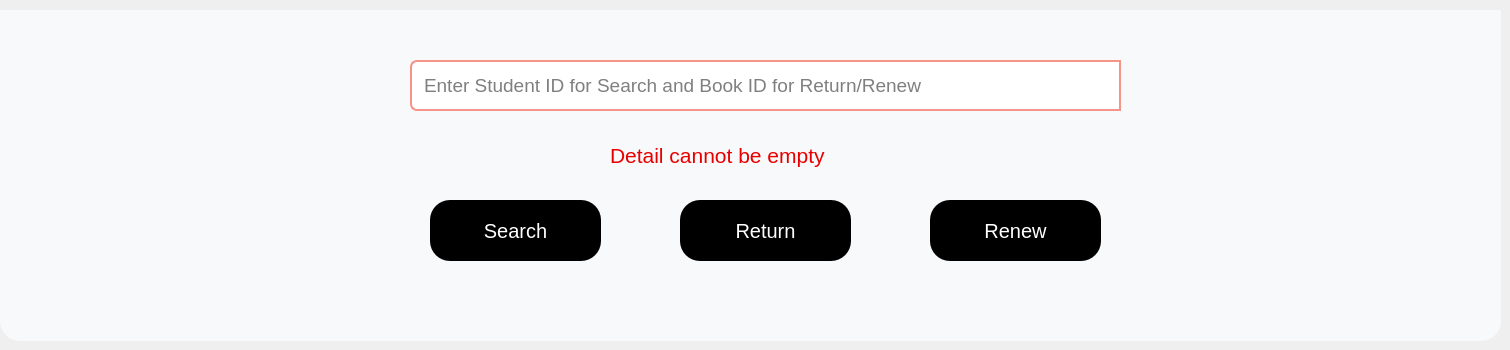
         <widget class="QWidget" name="rtnstudp">
          <widget class="QToolButton" name="rtnstdfine">
           <property name="geometry">
            <rect>
             <x>430</x>
             <y>200</y>
             <width>171</width>
             <height>61</height>
            </rect>
           </property>
           <property name="font">
            <font>
             <pointsize>15</pointsize>
            </font>
           </property>
           <property name="styleSheet">
            <string notr="true">QToolButton#rtnstdfine{
background-color: rgb(0, 0, 0);
color: rgb(255, 255, 255);
border-radius:20px;
}
QToolButton#rtnstdfine:hover{
color: rgb(85, 255, 0);
}
QToolButton#rtnstdfine:pressed{
background-color: rgb(85, 255, 0);
color:rgb(0,0,0)
}</string>
           </property>
           <property name="text">
            <string>Search</string>
           </property>
          </widget>
          <widget class="QToolButton" name="returnstud">
           <property name="geometry">
            <rect>
             <x>680</x>
             <y>200</y>
             <width>171</width>
             <height>61</height>
            </rect>
           </property>
           <property name="font">
            <font>
             <pointsize>15</pointsize>
            </font>
           </property>
           <property name="styleSheet">
            <string notr="true">QToolButton#returnstud{
background-color: rgb(0, 0, 0);
color: rgb(255, 255, 255);
border-radius:20px;
}
QToolButton#returnstud:hover{
color: rgb(85, 255, 0);
}
QToolButton#returnstud:pressed{
background-color: rgb(85, 255, 0);
color:rgb(0,0,0)
}</string>
           </property>
           <property name="text">
            <string>Return</string>
           </property>
          </widget>
          <widget class="QLabel" name="returnstudemp">
           <property name="geometry">
            <rect>
             <x>610</x>
             <y>130</y>
             <width>251</width>
             <height>51</height>
            </rect>
           </property>
           <property name="font">
            <font>
             <pointsize>16</pointsize>
            </font>
           </property>
           <property name="styleSheet">
            <string notr="true">color: rgb(232, 0, 0);</string>
           </property>
           <property name="inputMethodHints">
            <set>Qt::ImhNone</set>
           </property>
           <property name="text">
            <string>Detail cannot be empty</string>
           </property>
          </widget>
          <widget class="QLineEdit" name="rtnstudtxt">
           <property name="geometry">
            <rect>
             <x>410</x>
             <y>60</y>
             <width>711</width>
             <height>51</height>
            </rect>
           </property>
           <property name="font">
            <font>
             <pointsize>14</pointsize>
            </font>
           </property>
           <property name="styleSheet">
            <string notr="true">border-top-left-radius:7px;
border-bottom-left-radius:7px;
background-color: rgb(255, 255, 255);
border:2px solid #F79489;
padding-left:10px;
</string>
           </property>
           <property name="placeholderText">
            <string>Enter Student ID for Search and Book ID for Return/Renew</string>
           </property>
          </widget>
          <widget class="QToolButton" name="renewstud">
           <property name="geometry">
            <rect>
             <x>930</x>
             <y>200</y>
             <width>171</width>
             <height>61</height>
            </rect>
           </property>
           <property name="font">
            <font>
             <pointsize>15</pointsize>
            </font>
           </property>
           <property name="styleSheet">
            <string notr="true">QToolButton#renewstud{
background-color: rgb(0, 0, 0);
color: rgb(255, 255, 255);
border-radius:20px;
}
QToolButton#renewstud:hover{
color: rgb(85, 255, 0);
}
QToolButton#renewstud:pressed{
background-color: rgb(85, 255, 0);
color:rgb(0,0,0)
}</string>
           </property>
           <property name="text">
            <string>Renew</string>
           </property>
          </widget>
          <widget class="QLabel" name="label_47">
           <property name="geometry">
            <rect>
             <x>0</x>
             <y>10</y>
             <width>1501</width>
             <height>331</height>
            </rect>
           </property>
           <property name="font">
            <font>
             <family>MS Shell Dlg 2</family>
             <pointsize>25</pointsize>
             <weight>50</weight>
             <italic>false</italic>
             <bold>false</bold>
            </font>
           </property>
           <property name="styleSheet">
            <string notr="true">background-color:rgb(248, 249, 250);
border:none;
border-bottom-left-radius:20px;
border-bottom-right-radius:20px;</string>
           </property>
           <property name="text">
            <string/>
           </property>
           <property name="alignment">
            <set>Qt::AlignCenter</set>
           </property>
          </widget>
          <zorder>label_47</zorder>
          <zorder>rtnstdfine</zorder>
          <zorder>returnstud</zorder>
          <zorder>returnstudemp</zorder>
          <zorder>rtnstudtxt</zorder>
          <zorder>renewstud</zorder>
         </widget>
